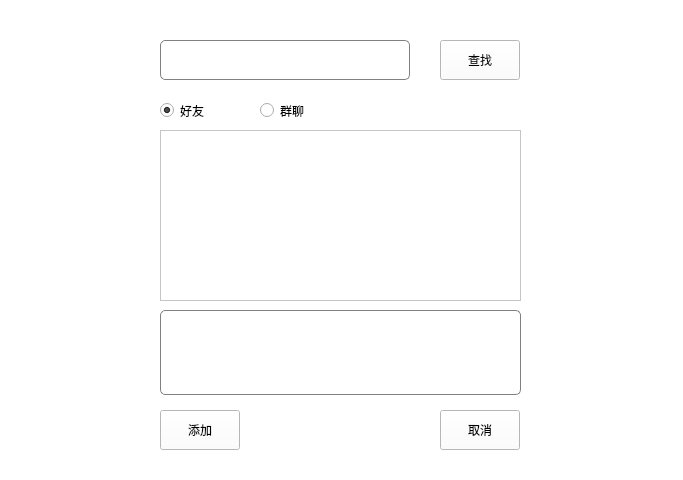
<?xml version="1.0" encoding="UTF-8"?>
<ui version="4.0">
 <class>AddFriend</class>
 <widget class="QWidget" name="AddFriend">
  <property name="geometry">
   <rect>
    <x>0</x>
    <y>0</y>
    <width>683</width>
    <height>480</height>
   </rect>
  </property>
  <property name="windowTitle">
   <string>查找</string>
  </property>
  <property name="windowIcon">
   <iconset resource="../src.qrc">
    <normaloff>:/pic/src/wechat2.png</normaloff>:/pic/src/wechat2.png</iconset>
  </property>
  <property name="layoutDirection">
   <enum>Qt::LeftToRight</enum>
  </property>
  <property name="styleSheet">
   <string notr="true">background-color: rgb(255, 255, 255);</string>
  </property>
  <widget class="QLineEdit" name="lineEdit">
   <property name="geometry">
    <rect>
     <x>160</x>
     <y>40</y>
     <width>250</width>
     <height>40</height>
    </rect>
   </property>
   <property name="styleSheet">
    <string notr="true">background-color: white;
    border: 1px solid gray;
    border-radius: 5px;
    padding: 2px 10px;
    font-size: 16px;
    color: black;</string>
   </property>
  </widget>
  <widget class="QPushButton" name="pushButton_search">
   <property name="geometry">
    <rect>
     <x>440</x>
     <y>40</y>
     <width>80</width>
     <height>40</height>
    </rect>
   </property>
   <property name="text">
    <string>查找</string>
   </property>
  </widget>
  <widget class="QPushButton" name="pushButton_add">
   <property name="geometry">
    <rect>
     <x>160</x>
     <y>410</y>
     <width>80</width>
     <height>40</height>
    </rect>
   </property>
   <property name="text">
    <string>添加</string>
   </property>
  </widget>
  <widget class="QPushButton" name="pushButton_cancel">
   <property name="geometry">
    <rect>
     <x>440</x>
     <y>410</y>
     <width>80</width>
     <height>40</height>
    </rect>
   </property>
   <property name="text">
    <string>取消</string>
   </property>
  </widget>
  <widget class="QTextEdit" name="textEdit">
   <property name="geometry">
    <rect>
     <x>160</x>
     <y>310</y>
     <width>361</width>
     <height>85</height>
    </rect>
   </property>
   <property name="accessibleDescription">
    <string>验证信息</string>
   </property>
   <property name="styleSheet">
    <string notr="true">background-color: white;
    border: 1px solid gray;
    border-radius: 5px;
    padding: 2px 10px;
    font-size: 16px;
    color: black;</string>
   </property>
  </widget>
  <widget class="QListWidget" name="listWidget">
   <property name="geometry">
    <rect>
     <x>160</x>
     <y>130</y>
     <width>361</width>
     <height>171</height>
    </rect>
   </property>
  </widget>
  <widget class="QRadioButton" name="radioButton_friend">
   <property name="geometry">
    <rect>
     <x>160</x>
     <y>100</y>
     <width>71</width>
     <height>21</height>
    </rect>
   </property>
   <property name="text">
    <string>好友</string>
   </property>
   <property name="checked">
    <bool>true</bool>
   </property>
  </widget>
  <widget class="QRadioButton" name="radioButton_group">
   <property name="geometry">
    <rect>
     <x>260</x>
     <y>100</y>
     <width>71</width>
     <height>21</height>
    </rect>
   </property>
   <property name="text">
    <string>群聊</string>
   </property>
  </widget>
 </widget>
 <resources>
  <include location="../src.qrc"/>
 </resources>
 <connections/>
</ui>
